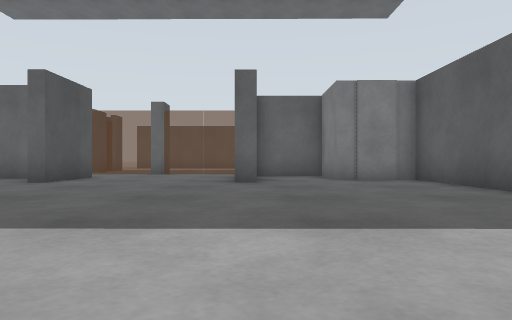
View 1 (above)

24 first-person views from a walk through a robot-simulator world made for Gazebo. The camera is 0.5 m above the floor, looks level and sees 70° across. The floor is counted in squares, 1 m on a side. Each view is taken from the middle of a square. On the plan, view 1 faces up. The plan holds only what a view shows up to about 9 squares ahead; the rest is blank. The place goes on beyond the plan. The robots in the file are not drawn.

View 2
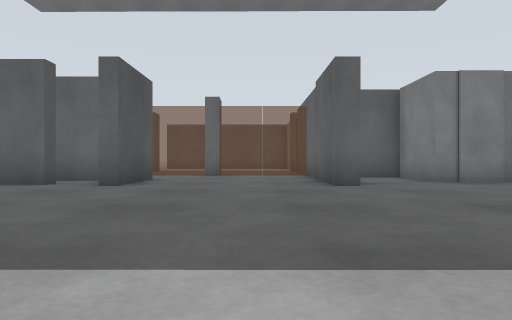

View 3
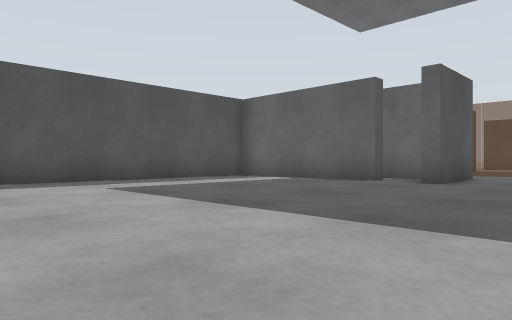

View 4
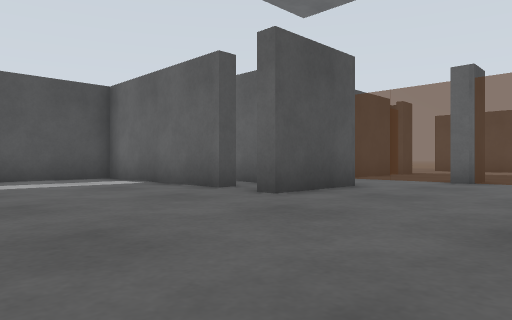

View 5
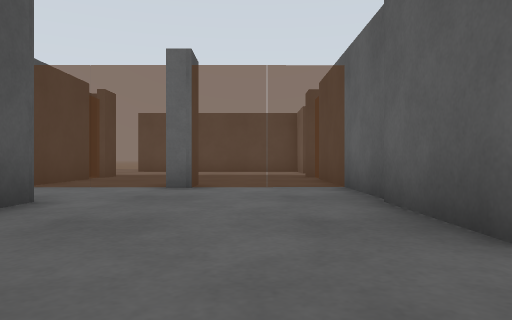

View 6
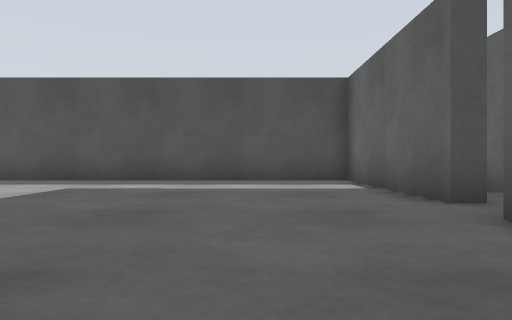

View 7
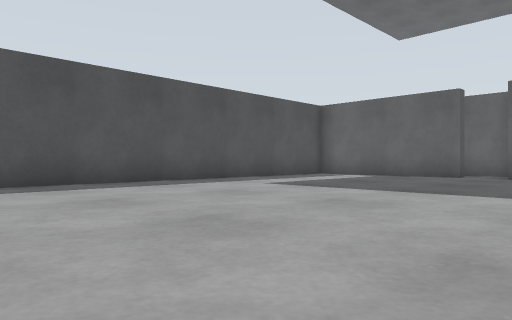

View 8
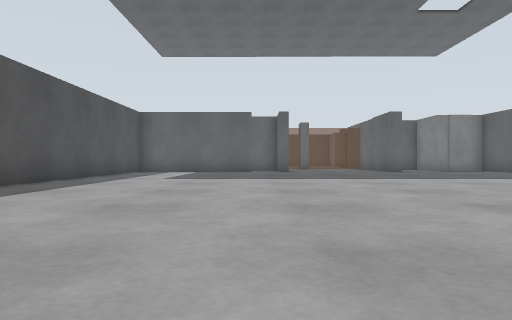

View 9
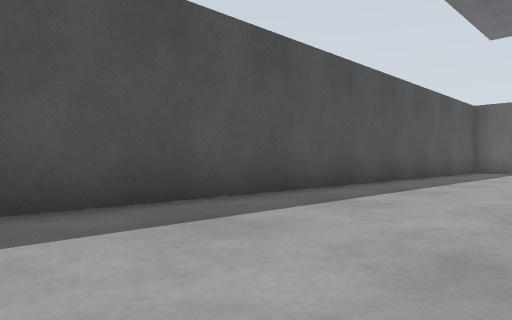

View 10
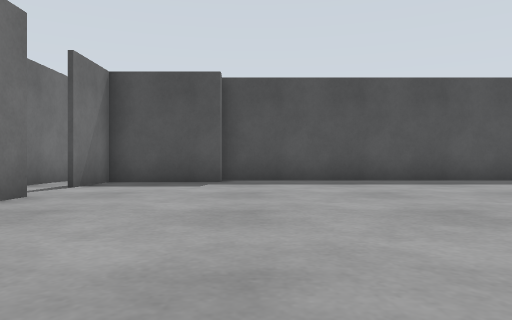

View 11
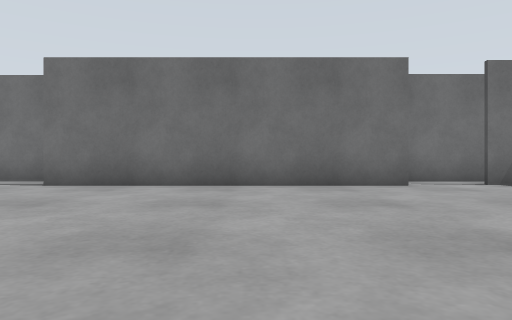

View 12
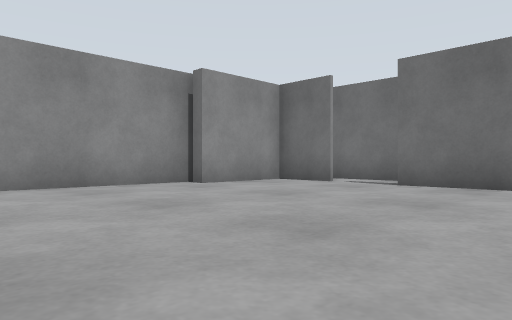

View 13
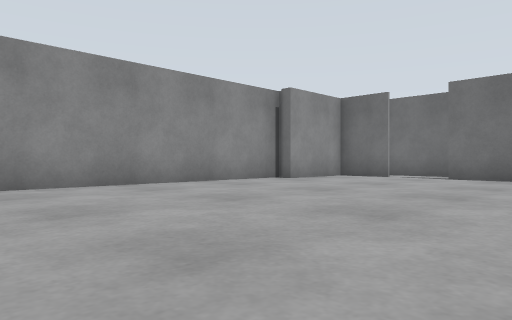

View 14
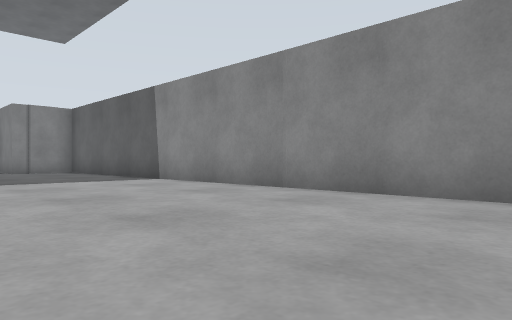

View 15
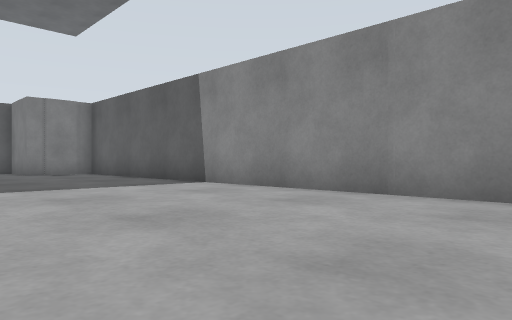

View 16
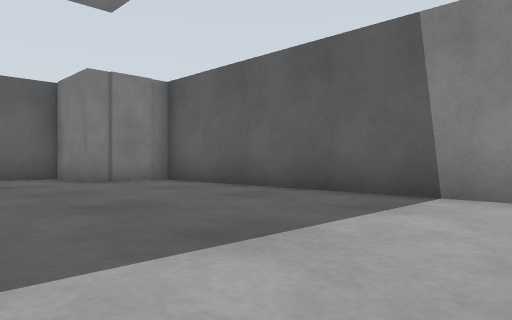

View 17
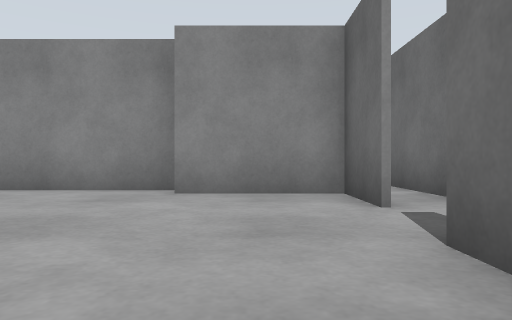

View 18
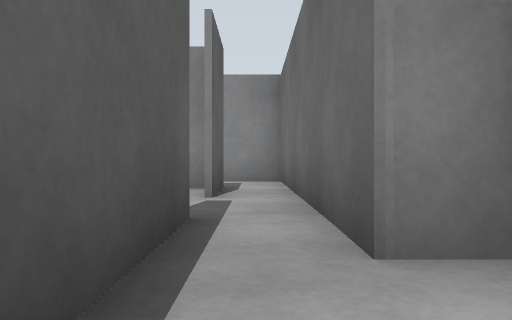

View 19
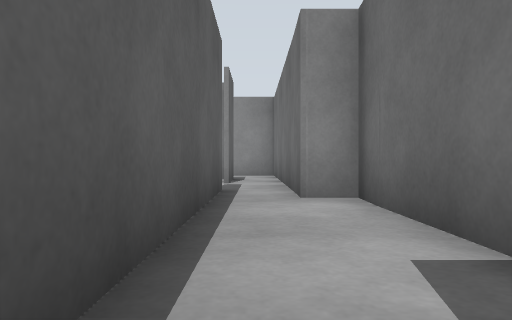

View 20
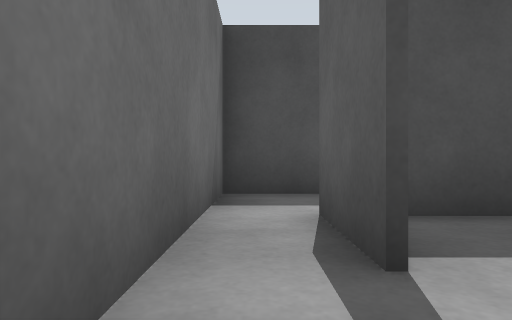

View 21
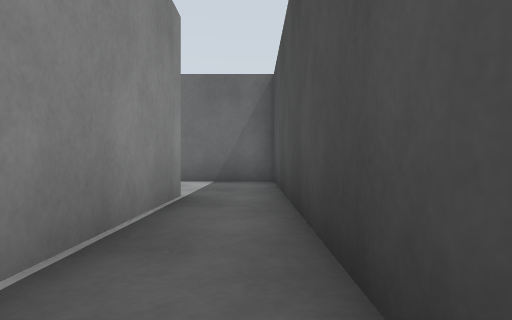

View 22
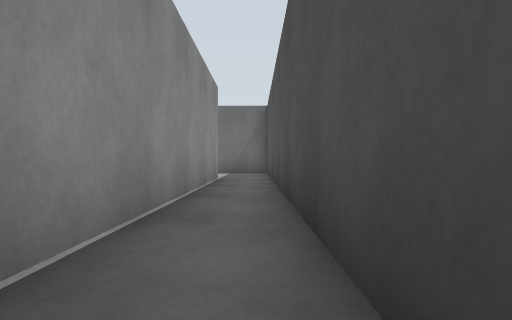

View 23
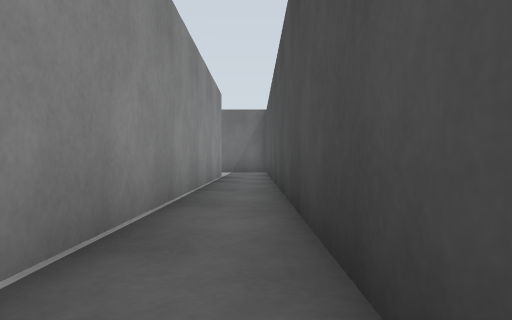

View 24
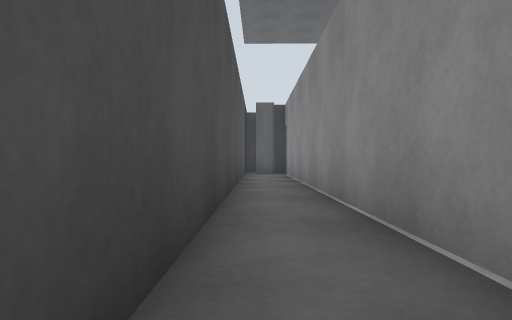

### Floor plan
Points are (right, up) in squares from view 1. A wall is a line through its corners. A room is listed if a view was taken in it or the views show most of it. See-through windows are left out.
Room 1 (views 1, 2, 3, 4, 5, 6, 7, 8, 9, 10, 11, 12, 13, 14, 15, 16, 17)
walls: (0.1, 8.1) (-0.5, 8.1) (-0.5, 10.4); (-6.2, 8.2) (-10.8, 8.2) (-10.8, -9.9); (-4.6, 10.4) (-4.6, 8.1) (-5.1, 8.1); (-0.5, 10.6) (-0.5, 15); (1.2, 11.4) (0.8, 11.4); (-10.3, -9.8) (-10.3, -12.3) (-8.6, -12.3); (-7, -12.1) (0.2, -12.1); (1.8, -12.3) (3.4, -12.3) (3.4, -9.8) (4, -9.8) (4.1, 9); (-6.4, 15) (-6.4, 13.4)
ways out: opening at (1, -12) to room 2; opening at (-7.5, -12) to room 3
objects: other object (2, 9) to (3, 11); other object (3, 9)
Room 2 (view 18)
walls: (0.2, -12.4) (-5.3, -12.4); (-1.2, -13.5) (5.6, -13.5) (5.6, -12.3); (3.6, -12.4) (1.7, -12.4); (-4.1, -14.3) (-1.2, -14.3)
ways out: opening at (1, -12) to room 1; opening at (-6, -13) to room 3
Room 3 (views 19, 20)
walls: (-8.6, -12.4) (-10.4, -12.4); (-10.4, -13.5) (-7.5, -13.5)
ways out: opening at (-7.5, -12) to room 1; opening at (-6, -13) to room 2; opening at (-9.5, -13) to room 4
Room 4 (views 21, 22, 23, 24)
walls: (-11, -10.1) (-11, 5); (-12.4, 5) (-12.4, -13.5) (-10.4, -13.5)
ways out: opening at (-9.5, -13) to room 3

Where each view was taken, in squares from view 1:
view 1: 0 up, 0 right, facing up
view 2: 1 up, 2 left, facing up
view 3: 0 up, 2 left, facing up-left
view 4: 4 up, 1 left, facing up-left
view 5: 6 up, 2 left, facing up
view 6: 6 up, 2 left, facing left
view 7: 3 down, 3 left, facing up-left
view 8: 7 down, 6 left, facing up
view 9: 7 down, 7 left, facing up-left
view 10: 9 down, 2 left, facing left
view 11: 5 down, 4 left, facing down
view 12: 5 down, 3 left, facing down-right
view 13: 2 down, 3 left, facing down-right
view 14: 6 down, 1 left, facing up-right
view 15: 4 down, 1 left, facing up-right
view 16: 1 up, 1 left, facing up-right
view 17: 11 down, 2 left, facing right
view 18: 13 down, 3 left, facing right
view 19: 13 down, 6 left, facing right
view 20: 13 down, 7 left, facing left
view 21: 5 down, 12 left, facing down
view 22: 0 up, 12 left, facing down
view 23: 1 up, 12 left, facing down
view 24: 4 down, 12 left, facing up
